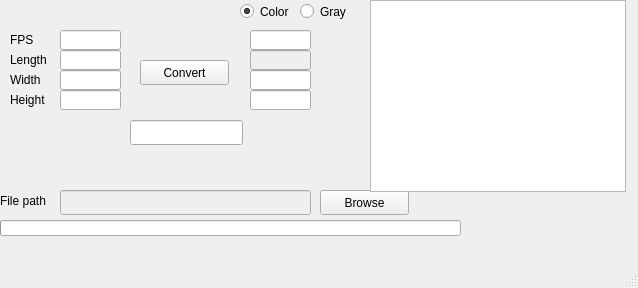
<?xml version="1.0" encoding="UTF-8"?>
<ui version="4.0">
 <class>MainWindow</class>
 <widget class="QMainWindow" name="MainWindow">
  <property name="geometry">
   <rect>
    <x>0</x>
    <y>0</y>
    <width>638</width>
    <height>288</height>
   </rect>
  </property>
  <property name="windowTitle">
   <string>MainWindow</string>
  </property>
  <widget class="QWidget" name="centralwidget">
   <widget class="QLineEdit" name="fpsVideo">
    <property name="enabled">
     <bool>true</bool>
    </property>
    <property name="geometry">
     <rect>
      <x>60</x>
      <y>30</y>
      <width>61</width>
      <height>20</height>
     </rect>
    </property>
   </widget>
   <widget class="QLineEdit" name="lengthVideo">
    <property name="enabled">
     <bool>true</bool>
    </property>
    <property name="geometry">
     <rect>
      <x>60</x>
      <y>50</y>
      <width>61</width>
      <height>20</height>
     </rect>
    </property>
   </widget>
   <widget class="QLineEdit" name="widthVideo">
    <property name="enabled">
     <bool>true</bool>
    </property>
    <property name="geometry">
     <rect>
      <x>60</x>
      <y>70</y>
      <width>61</width>
      <height>20</height>
     </rect>
    </property>
   </widget>
   <widget class="QLineEdit" name="heightVideo">
    <property name="enabled">
     <bool>true</bool>
    </property>
    <property name="geometry">
     <rect>
      <x>60</x>
      <y>90</y>
      <width>61</width>
      <height>20</height>
     </rect>
    </property>
   </widget>
   <widget class="QPushButton" name="convertVideo">
    <property name="geometry">
     <rect>
      <x>140</x>
      <y>60</y>
      <width>89</width>
      <height>25</height>
     </rect>
    </property>
    <property name="text">
     <string>Convert</string>
    </property>
   </widget>
   <widget class="QLineEdit" name="fpsConvert">
    <property name="geometry">
     <rect>
      <x>250</x>
      <y>30</y>
      <width>61</width>
      <height>20</height>
     </rect>
    </property>
   </widget>
   <widget class="QLineEdit" name="widthConvert">
    <property name="geometry">
     <rect>
      <x>250</x>
      <y>70</y>
      <width>61</width>
      <height>20</height>
     </rect>
    </property>
   </widget>
   <widget class="QLineEdit" name="heightConvert">
    <property name="geometry">
     <rect>
      <x>250</x>
      <y>90</y>
      <width>61</width>
      <height>20</height>
     </rect>
    </property>
   </widget>
   <widget class="QLineEdit" name="lengthConvert">
    <property name="enabled">
     <bool>false</bool>
    </property>
    <property name="geometry">
     <rect>
      <x>250</x>
      <y>50</y>
      <width>61</width>
      <height>20</height>
     </rect>
    </property>
   </widget>
   <widget class="QLabel" name="label">
    <property name="geometry">
     <rect>
      <x>10</x>
      <y>30</y>
      <width>31</width>
      <height>20</height>
     </rect>
    </property>
    <property name="text">
     <string>FPS</string>
    </property>
   </widget>
   <widget class="QLabel" name="label_2">
    <property name="geometry">
     <rect>
      <x>10</x>
      <y>50</y>
      <width>51</width>
      <height>20</height>
     </rect>
    </property>
    <property name="text">
     <string>Length</string>
    </property>
   </widget>
   <widget class="QLabel" name="label_3">
    <property name="geometry">
     <rect>
      <x>10</x>
      <y>70</y>
      <width>51</width>
      <height>20</height>
     </rect>
    </property>
    <property name="text">
     <string>Width</string>
    </property>
   </widget>
   <widget class="QLabel" name="label_4">
    <property name="geometry">
     <rect>
      <x>10</x>
      <y>90</y>
      <width>51</width>
      <height>20</height>
     </rect>
    </property>
    <property name="text">
     <string>Height</string>
    </property>
   </widget>
   <widget class="QRadioButton" name="colorRadio">
    <property name="geometry">
     <rect>
      <x>240</x>
      <y>0</y>
      <width>112</width>
      <height>23</height>
     </rect>
    </property>
    <property name="tabletTracking">
     <bool>false</bool>
    </property>
    <property name="text">
     <string>Color</string>
    </property>
    <property name="checked">
     <bool>true</bool>
    </property>
   </widget>
   <widget class="QRadioButton" name="grayRadio">
    <property name="geometry">
     <rect>
      <x>300</x>
      <y>0</y>
      <width>112</width>
      <height>23</height>
     </rect>
    </property>
    <property name="text">
     <string>Gray</string>
    </property>
    <property name="autoRepeat">
     <bool>false</bool>
    </property>
    <property name="autoExclusive">
     <bool>true</bool>
    </property>
   </widget>
   <widget class="QLineEdit" name="ComlitedLbl">
    <property name="geometry">
     <rect>
      <x>130</x>
      <y>120</y>
      <width>113</width>
      <height>25</height>
     </rect>
    </property>
   </widget>
   <widget class="QLabel" name="label_5">
    <property name="geometry">
     <rect>
      <x>0</x>
      <y>190</y>
      <width>67</width>
      <height>21</height>
     </rect>
    </property>
    <property name="text">
     <string>File path</string>
    </property>
   </widget>
   <widget class="QLineEdit" name="filePathWindow">
    <property name="enabled">
     <bool>false</bool>
    </property>
    <property name="geometry">
     <rect>
      <x>60</x>
      <y>190</y>
      <width>251</width>
      <height>25</height>
     </rect>
    </property>
   </widget>
   <widget class="QPushButton" name="browseButton">
    <property name="geometry">
     <rect>
      <x>320</x>
      <y>190</y>
      <width>89</width>
      <height>25</height>
     </rect>
    </property>
    <property name="text">
     <string>Browse</string>
    </property>
   </widget>
   <widget class="QProgressBar" name="progressBar">
    <property name="enabled">
     <bool>true</bool>
    </property>
    <property name="geometry">
     <rect>
      <x>0</x>
      <y>220</y>
      <width>461</width>
      <height>16</height>
     </rect>
    </property>
    <property name="value">
     <number>0</number>
    </property>
    <property name="textVisible">
     <bool>false</bool>
    </property>
   </widget>
   <widget class="QGraphicsView" name="graphicsView">
    <property name="geometry">
     <rect>
      <x>370</x>
      <y>0</y>
      <width>256</width>
      <height>192</height>
     </rect>
    </property>
   </widget>
  </widget>
  <widget class="QMenuBar" name="menubar">
   <property name="geometry">
    <rect>
     <x>0</x>
     <y>0</y>
     <width>638</width>
     <height>22</height>
    </rect>
   </property>
  </widget>
  <widget class="QStatusBar" name="statusbar"/>
 </widget>
 <resources/>
 <connections/>
 <slots>
  <slot>slot1()</slot>
 </slots>
</ui>
